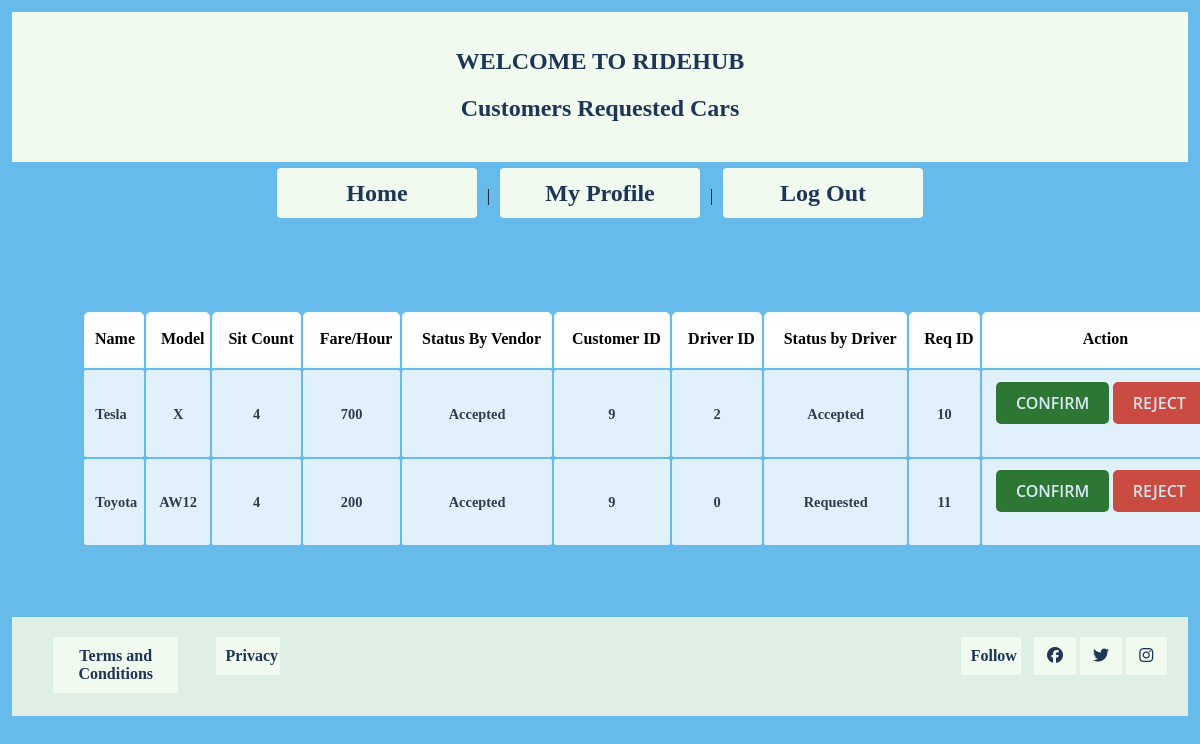
Screenshot of /View/RequestedCarVendor.php (signed in) with the database file from the repository.
### tables this page shows
CREATE TABLE `requested_car` (
  `req_id` int(30) NOT NULL,
  `carname` text DEFAULT NULL,
  `carmodel` text DEFAULT NULL,
  `sitcount` int(20) DEFAULT NULL,
  `fareperh` int(20) NOT NULL,
  `customer_id` int(128) NOT NULL,
  `status_vendor` varchar(128) NOT NULL,
  `status_driver` varchar(128) NOT NULL,
  `driver_id` int(128) DEFAULT NULL
);

### View/RequestedCarVendor.php (the view, shortened to what this page needs)
<?php
  include('../model/db.php');
  ?>
<!DOCTYPE html>
<html lang="en">
<head>
    <link rel="stylesheet" type="text/css" href="../css/mycss.css">
</head>
<body>
    <div class="header">
        <h1>Welcome To RideHub</h1>
        <h2>Customers Requested Cars</h2>
    </div>
    <nav>
        <a href="VendorHome.php">Home</a> |
        <a href="VendorProfile.php">My Profile</a> |
        <a href="logout.php">Log Out</a>
    </nav>
    <section class="pad-70">
        <div class="container">
            <?php
              $connection = new db();
              $conobj = $connection->OpenCon();
              $userQuery = $connection->Show($conobj, "requested_car");
              if ($userQuery->num_rows > 0) {
                  echo "<table><tr><th>Name</th><th>Model</th><th>Sit Count</th><th>Fare/Hour</th><th>Status By Vendor</th><th>Customer ID</th><th>Driver ID</th><th>Status by Driver</th><th >Req ID</th><th>Action</th></tr>";
                  while ($row = $userQuery->fetch_assoc()) {
                      echo "<tr ><td id='carname'>";
                      echo (htmlentities($row['carname']));
                      echo ("</td><td>");
                      echo (htmlentities($row['carmodel']));
                      echo ("</td><td>");
                      echo (htmlentities($row['sitcount']));
                      echo ("</td><td>");
                      echo (htmlentities($row['fareperh']));
                      echo ("</td><td>");
                      echo (htmlentities($row['status_vendor']));
                      echo ("</td><td>");
                      echo (htmlentities($row['customer_id']));
                      echo ("</td><td>");
                      echo (htmlentities($row['driver_id']));
                      echo ("</td><td >");
                      echo (htmlentities($row['status_driver']));
                      echo ("</td><td id='req_id'>");
                      echo (htmlentities($row['req_id']));
                      echo ("</td><td>");
                      echo ('<button class="btn btn-sm btn-success">Confirm</button> <button onclick="MyAjaxFunc()" class="btn btn-sm btn-danger">Reject</button>');
                      echo ("</td></tr>\n");
                  }
                  echo "</table>";
              } else {
                  echo "0 results";
              }
              ?>
        </div>
    </section>
    <footer>
        <div class="container footer-wrap">
            <div class="footer-left">
                <ul class="footer-menu">
                    <li><a href="">Terms and Conditions</a></li>
                    <li><a href="">Privacy</a></li>
                </ul>
            </div>
            <div class="footer-right">
                <ul class="footer-menu">
                    <li><a href="">Follow</a></li>
                    <li><a href=""><i class="fab fa-facebook"></i></a></li>
                    <li><a href=""><i class="fab fa-twitter"></i></a></li>
                    <li><a href=""><i class="fab fa-instagram"></i></a></li>
                </ul>
            </div>
        </div>
    </footer>
</body>
</html>

### css/mycss.css (style rules this page uses)
body { margin: 1%; background-color: #39a7e6c4; text-align: center; }
h1 { text-align: center; color:#1d3557; font-size: 150%; text-align: center; text-transform: uppercase; font-family: "Times New Roman", Times, serif; }
h2 { text-align: center; color:#1d3557; font-size: 150%; font-family: "Times New Roman", Times, serif; }
nav { text-align: center; }
nav a { display: inline-block; text-decoration: none; font-size: 150%; background-color: #f1faee; color: #1d3557; width: 15%; padding: 1%; border-radius: 4px; margin: 6px; }
section { margin: 0 auto; }
table { width: 100%; font-size: 100%; font-weight: bold; line-height: 100%; font-family: "Times New Roman", Times, serif; text-align: center; }
tr th { border: 1px solid #f1faee; border-bottom: 3px solid #f1faee; border-radius: 5px 5px 0 0; background: #ffffff; height: 50px; padding-left: 10px; background-color: #ffffff; }
tr td { opacity: 0.8; padding: 1%; background-color: #ffffff; color: #1f1f1f; -webkit-border-radius: 2px; -moz-border-radius: 2px; border-radius: 2px; font-size: 90%; }
tr td:first-child, table tr th:first-child { text-align: left; }
a { display: block; background-color: #f1faee; color: #1d3557; text-align: center; padding: 10px 10px; text-decoration: none; margin: auto; margin-bottom: 2%; width: 17%; font-family: "Times New Roman", Times, serif; font-size: 15px; font-weight: 600; }
.container { width: 1140px; margin: 0 auto; }
.header { background-color: #f1faee; padding: 20px; text-align: center; }
.pad-70 { padding: 70px; }
.btn { padding: 10px 20px; border: none; display: inline-block; font-family: "Open Sans", sans-serif; border-radius: 5px; }
.btn-success { background-color: #1f6607; color: #f8f8f8; text-transform: uppercase; font-size: 16px; font-weight: 600; transition: .5s; margin-bottom: 10%; }
.btn-danger { background-color: #e23018; color: #f1eeee; text-transform: uppercase; font-size: 16px; font-weight: 600; transition: .5s; margin-bottom: 10%; }
footer { background-color: #dfefe6; padding: 20px 0; }
.footer-menu { list-style-type: none; margin: 0; padding: 0; overflow: auto; }
.footer-menu li { float: left; margin-right: 10px; }
.footer-menu li a { width: 61%; font-size: medium; font-weight: bold; text-decoration: none; }
.footer-left { float: left; }
.footer-right { float: right; }
.footer-wrap { overflow: auto; }

### rows the page displays
requested_car: carname "Tesla", carmodel "X", sitcount "4", fareperh "700", status_vendor "Accepted", customer "9", driver "2", status_driver "Accepted", req_id "10"
requested_car: carname "Toyota", carmodel "AW12", sitcount "4", fareperh "200", status_vendor "Accepted", customer "9", driver "0", status_driver "Requested", req_id "11"
